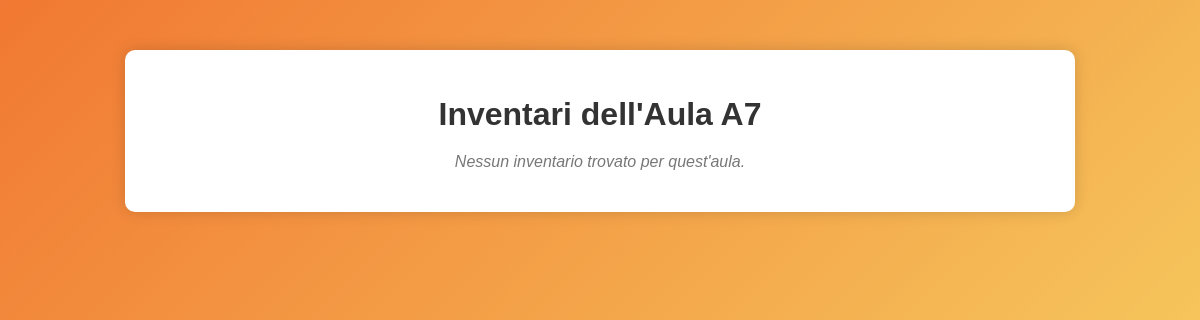
The page /user_page/inventari.php?id=A7 on the database as committed earlier.
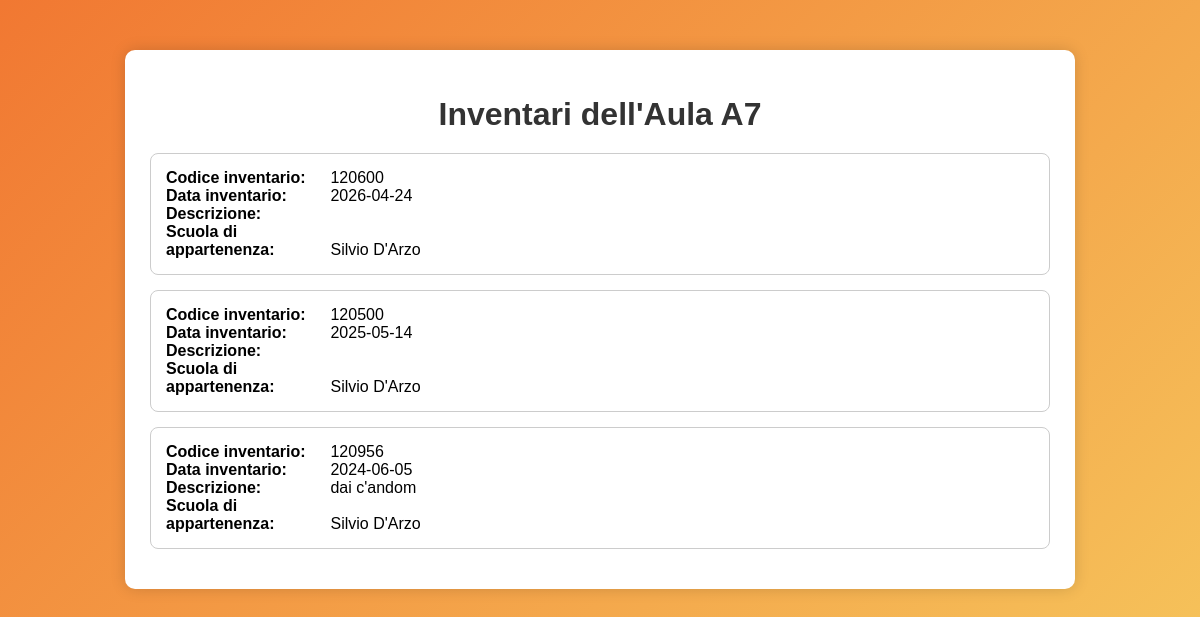
The same page on the database as committed later.
### tables this page shows
CREATE TABLE `inventario` (
  `codice_inventario` varchar(15) NOT NULL,
  `data_inventario` date DEFAULT NULL,
  `descrizione` text DEFAULT NULL,
  `ID_aula` varchar(20) NOT NULL,
  `scuola_appartenenza` varchar(10) DEFAULT NULL
);

CREATE TABLE `scuola` (
  `codice_meccanografico` varchar(10) NOT NULL,
  `nome` varchar(50) DEFAULT NULL,
  `indirizzo` varchar(50) DEFAULT NULL
);

### user_page/inventari.php (the view, shortened to what this page needs)
<?php
$host = 'localhost';
$db = 'inventariosdarzo';
$user = 'root';
$pass = '';
try {
    $conn = new PDO("mysql:host=$host;dbname=$db", $user, $pass);
    $conn->setAttribute(PDO::ATTR_ERRMODE, PDO::ERRMODE_EXCEPTION);
} catch (PDOException $e) {
    die("Connessione fallita: " . $e->getMessage());
}
$idAula = $_GET['id'];
try {
    $stmt = $conn->prepare("
        SELECT i.codice_inventario, i.data_inventario, i.descrizione, s.nome AS nome_scuola
        FROM inventario i
        LEFT JOIN scuola s ON i.scuola_appartenenza = s.codice_meccanografico
        WHERE i.ID_Aula = ?
        ORDER BY i.data_inventario DESC
    ");
    $stmt->execute([$idAula]);
    $inventari = $stmt->fetchAll(PDO::FETCH_ASSOC);
} catch (PDOException $e) {
    die("Errore nel recupero degli inventari: " . $e->getMessage());
}
?>
<!DOCTYPE html>
<html lang="it">
<head>
    <link rel="stylesheet" href="..\assets\css\shared_style_login_register.css">
    <link rel="stylesheet" href="..\assets\css\background.css">
</head>
<body>
    <div class="container">
        <h1>Inventari dell'Aula <?= htmlspecialchars($idAula) ?></h1>
        <?php if (count($inventari) === 0): ?>
            <p class="no-results">Nessun inventario trovato per quest'aula.</p>
        <?php else: ?>
            <?php foreach ($inventari as $inv): ?>
                <div class="inventario" onclick="location.href='dotazioni.php?codice=<?= urlencode($inv['codice_inventario']) ?>'">
                    <div><span class="label">Codice inventario:</span> <?= htmlspecialchars($inv['codice_inventario']) ?></div>
                    <div><span class="label">Data inventario:</span> <?= htmlspecialchars($inv['data_inventario']) ?></div>
                    <div><span class="label">Descrizione:</span> <?= htmlspecialchars($inv['descrizione']) ?></div>
                    <div><span class="label">Scuola di appartenenza:</span> <?= htmlspecialchars($inv['nome_scuola'] ?? 'Non specificata') ?></div>
                </div>
            <?php endforeach; ?>
        <?php endif; ?>
    </div>
</body>
</html>

### assets/css/shared_style_login_register.css (style rules this page uses)
h1 { text-align: center; color: #333; }
p { text-align: center; color: #000000; }

### assets/css/background.css (style rules this page uses)
body { font-family: Arial, sans-serif; background: linear-gradient(-45deg, #f17832, #fec11a, #f7da67, #f17832); background-size: 400% 400%; animation: gradientMove 10s ease infinite; }

### user_page/inventari.php (style rules this page uses)
body { font-family: Arial, sans-serif; }
.container { max-width: 900px; margin: 50px auto; background: #fff; padding: 25px; border-radius: 10px; box-shadow: 0 0 15px rgba(0,0,0,0.15); }
h1 { margin-bottom: 20px; }
.inventario { border: 1px solid #ccc; border-radius: 8px; padding: 15px; margin-bottom: 15px; transition: background 0.2s ease; cursor: pointer; }
.label { font-weight: bold; display: inline-block; width: 160px; }
.no-results { font-style: italic; color: #777; }

Rows that differ between the two databases and show on the page:
added inventario: codice_inventario "120600", data_inventario "2026-04-24", scuola_appartenenza.nome "Silvio D'Arzo"
added inventario: codice_inventario "120500", data_inventario "2025-05-14", scuola_appartenenza.nome "Silvio D'Arzo"
now on this page (row edited): inventario: codice_inventario "120956", data_inventario "2024-06-05", descrizione "dai c'andom", scuola_appartenenza.nome "Silvio D'Arzo"
Other text that changed with them:
text no longer shown: "Nessun inventario trovato per quest'aula."
